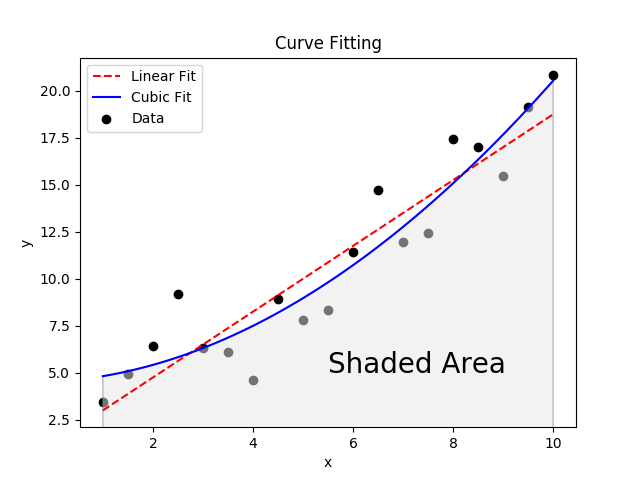

Recreate this plot in Python.
# Week 02 Assignment: Fitting and Plotting
# Fit a linear curve to the data
# Fit a cubic curve using the SciPy library
# Find the area underneath the cubic curve over the domain of the data using the tools in SciPy
# Plot the data, the linear fit, and the cubic fit in Matplotlib. Make sure to give the plot a title and an x and y label. Save this figure and include it in your pull request!
# Put the area of the curve on the plot somewhere as text using Matplotlib
# Use the Bayesian information criterion to justify which model (linear or cubic) is preferable. Include this justification in your journal entry for the week.

# import packages
import numpy as np
import matplotlib.pyplot as plt
from scipy.stats import linregress
from scipy.integrate import simps
from matplotlib.patches import Polygon


# input data
x = np.array([ 1.,1.5,2.,2.5,3.,3.5,4.,4.5,5.,5.5,6.,6.5,7.,7.5,8.,8.5,9.,9.5,10.])
y = np.array([3.43,4.94,6.45,9.22,6.32,6.11,4.63,8.95,7.8,8.35,11.45,14.71,11.97,12.46,17.42,17.0,15.45,19.15,20.86])


# 1 Fit a linear curve to the data
slope, intercept, r_value, p_value, std_err = linregress(x,y)


# 2 Fit a cubic curve using the SciPy library
coefficients = np.polyfit(x,y,3)
p = np.poly1d(coefficients)


# 3 Find the area underneath the cubic curve over the domain of the data using the tools in SciPy
t = np.linspace(min(x),max(x),num=100)
area = simps(p(t),t)
print("area =",area)


# 4 Plot the data, the linear fit, and the cubic fit in Matplotlib
plt.xlabel('x')
plt.ylabel('y')
plt.title('Curve Fitting');
# plot data
plt.scatter(x,y,c='k',label='Data')
# plot linear fit
plt.plot(x,x*slope+intercept,'--r',label='Linear Fit')
# plot cubic fit
plt.plot(t,p(t),'-b',label='Cubic Fit')
plt.legend()
# save figure
plt.savefig('YWang_02.png')


# 5 Put the area of the curve on the plot somewhere as text using Matplotlib
fig, ax = plt.subplots()
plt.xlabel('x')
plt.ylabel('y')
plt.title('Curve Fitting');
# plot data
plt.scatter(x,y,c='k',label='Data')
# plot linear fit
plt.plot(x,x*slope+intercept,'--r',label='Linear Fit')
# plot cubic fit
plt.plot(t,p(t),'-b',label='Cubic Fit')
plt.legend()
# plot area under cubic curve
verts = [(min(x), 0)] + list(zip(t, p(t))) + [(max(x), 0)]
poly = Polygon(verts,facecolor='0.9',edgecolor='0.5',alpha=0.5)
ax.add_patch(poly)
# insert text
plt.text(0.5 * (min(x) + max(x)), 5, r"Shaded Area",
         horizontalalignment='left', fontsize=20)
# save figure
plt.savefig('YWang_02.png')

# 6 Use the Bayesian information criterion to justify which model (linear or cubic) is preferable

# define function for Bayesian information criterion
def BIC(y, yhat, k, weight = 1):
    err = y - yhat
    sigma = np.std(np.real(err))
    n = len(y)
    B = n*np.log(sigma**2) + weight*k*np.log(n)
    return B

# calculate BIC for linear fit
BIC_Linear = BIC(y,x*slope+intercept,1)
# calculate BIC for cubic fit
BIC_Cubic = BIC(y,p(x),3)
